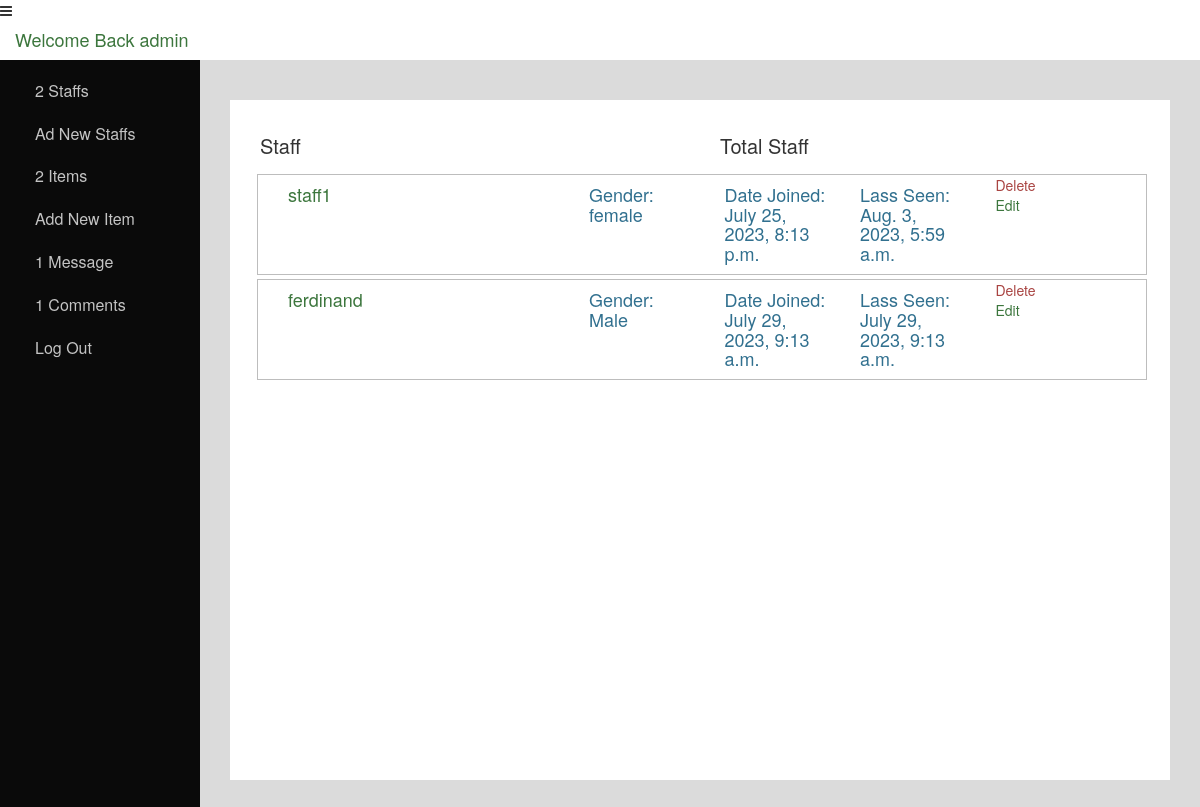
Page /admin_page/ (signed in) on the committed database.
### app/models.py (models this page shows)
class Users(AbstractUser):
    name = models.CharField(max_length=100, blank=True, null=True, unique=True)
    date_joined = models.DateTimeField(verbose_name="date joined", auto_now_add=True)
    last_login = models.DateTimeField(verbose_name="last login", auto_now=True)
    number = models.IntegerField(default=0, null=True)
    block = models.BooleanField(default=False)
    address = models.TextField()
    gender = models.CharField(max_length=10)
    def __str__(self):
        return self.username

### app/views.py (the view)
# urls.py: path('admin_page/', views.admin_page, name='admin_page'),
@login_required(login_url='aadmin_login')
def admin_page(request):
    users = Users.objects.all()
    users = Users.objects.filter(is_superuser=False)
    emails = Message.objects.all()
    item = Items.objects.all()
    comment = Comment.objects.all()
    context = {
        'users': users,
        'emails': emails,
        'item': item,
        'comment': comment,
    }
    return render(request, 'admin2.html', context)

### template/admin2.html (shortened to what this page needs)
<!DOCTYPE html>
{% load static %}
<html lang="en">
<head>
    <link rel="stylesheet" href="{% static 'styles2/bootstrap/css/bootstrap.min.css' %}">
    <link rel="stylesheet" href="{% static 'styles2/font-awesome/css/font-awesome.min.css' %}">
    <link rel="stylesheet" href="{% static 'styles2/css.css' %}">
    <link rel="stylesheet" href="{% static 'styles2/media.css' %}">
</head>
<body>
    <div class="bars">
        <i class="fa fa-bars"></i>
    </div>
    <div>
        <div class="col-md-12 bg-dark menu">
            <h4 class="text-success">
                Welcome Back {{request.user}}
            </h4>
        </div>
        <div class="col-md-2 darshbord bg-dark">
            <div class="col-md-12 student">
                {% if request.user.is_superuser %}
                <ul>
                    <li>
                        <a href="{% url 'admin_page' %}">
                            {{users.count}}
                            Staffs
                        </a>
                    </li>
                    <li>
                        <a href="{% url 'new_user' %}">
                            Ad New Staffs
                        </a>
                    </li>
                    <li>
                        <a href="{% url 'item' %}">
                            <span>{{item.count}}</span>
                            Items
                        </a>
                    </li>
                    <li>
                        <a href="{% url 'new_item' %}">
                            Add New Item
                        </a>
                    </li>
                    <li>
                        <a href="{% url 'message' %}">
                            <span>{{emails.count}}</span>
                            Message
                        </a>
                    </li>
                    <li>
                        <a href="{% url 'comment' %}">
                            <span>{{comment.count}}</span>
                            Comments
                        </a>
                    </li>
                    <li>
                        <a href="{% url 'user_logout' %}">
                            Log Out
                        </a>
                    </li>
                </ul>
                {% endif %}
            </div>
        </div>
        <div class="col-md-10 body">
            <div class="result">
                <div class="col-md-6">
                    <h3>Staff</h3>
                </div>
                <div class="col-md-6">
                    <h3>Total Staff</h3>
                </div>
                <div class="col-md-12">
                    {% for user in users %}
                    <div class="col-md-12 students">
                        <div class="col-md-4">
                            <h4 class="text-success">
                                {{user.username}}
                            </h4>
                        </div>
                        <div class="col-md-8">
                            <div class="col-md-3">
                                <h4 class="text-info">
                                    Gender: {{user.gender}}
                                </h4>
                            </div>
                            <div class="col-md-3">
                                <h4 class="text-info">
                                    Date Joined: {{user.date_joined}}
                                </h4>
                            </div>
                            <div class="col-md-3">
                                <h4 class="text-info">
                                    Lass Seen: {{user.last_login}}
                                </h4>
                            </div>
                            <div class="col-md-2">
                                <a href="{% url 'delete_user' user.id %}" class="text-danger">
                                    Delete
                                </a>
                                <a href="{% url 'edit_user' user.id %}" class="text-success">
                                    Edit
                                </a>
                            </div>
                        </div>
                    </div>
                    {% endfor %}
                </div>
            </div>
        </div>
    </div>
</body>
</html>

### static/styles2/css.css (style rules this page uses)
* { border: 0px; padding: 0px; box-sizing: border-box; font-family: Helvetica Neue, Helvetica, Arial, sans-serif; }
.bars { display: none; }
.body { background-color: rgb(219, 219, 219); height: 100vh; padding: 20px; }
.darshbord { padding: 10px; background-color: #0a0a0a; height: 100vh; }
.result { margin: 20px 10px; padding: 10px; background-color: #ffffff; height: 85vh; overflow-y: scroll; }
.result h3 { font-size: 20px; padding: 5px; font-weight: lighter; }
.student ul { padding: 0px; }
.student ul li { padding: 10px; display: flex; text-decoration: none; }
.student ul li a { color: #c4c4c4; font-size: 16px; transition: all 1.5s ease-in-out; }
.students { border: 1px solid rgb(189, 189, 189); margin: 2px; }

### rows in the picture
Users: user "admin"
Users: username "staff1", gender "female", date_joined "July 25, 2023, 8:13 p.m.", last_login "Aug. 3, 2023, 5:59 a.m."
Users: username "ferdinand", gender "Male", date_joined "July 29, 2023, 9:13 a.m.", last_login "July 29, 2023, 9:13 a.m."

### other values in the picture
{{ users.count }} "2"
{{ item.count }} "2"
{{ emails.count }} "1"
{{ comment.count }} "1"
